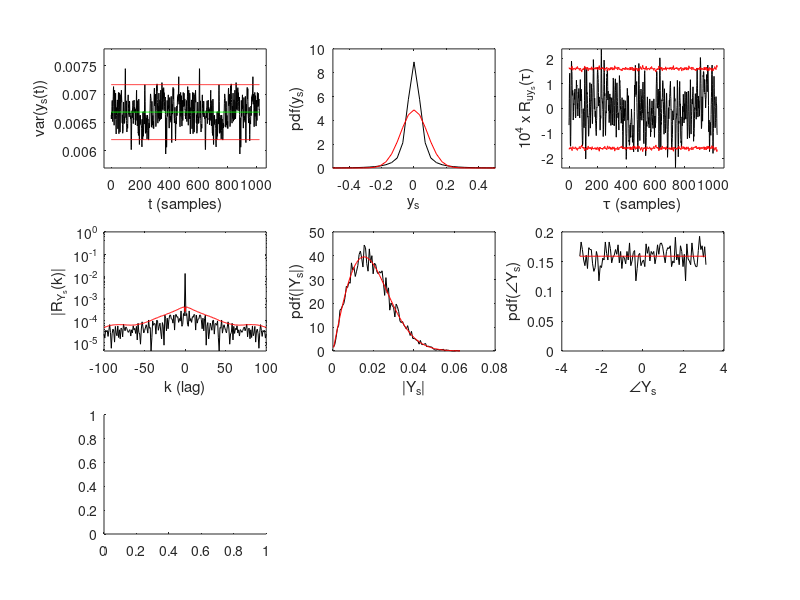

Recreate this plot in MATLAB. (Note: this script raises an error after producing the figure.)
% Chapter 5 Exercise 87.b and 87.c
% Exercise 87.b: Properties of output residuals - dynamic NL system
%          87.c: Predictive power of BLA - dynamic NL system
%
% Copyright: 
% Johan Schoukens, Rik Pintelon, and Yves Rolain 
% Vrije Universiteit Brussels, Pleinlaan 2, 1050 Brussels, Belgium
%
% 7 December 2010

%%%%%%%%%%%%%%%%%%%%%%%%%%%%%%%%%%%%%%%%%%%%%%%%%%%%%%%
%%%%%%%%%%%%%%%%%%%%%%%%%%%%%%%%%%%%%%%%%%%%%%%%%%%%%%%
%                                                    %% 
% Predictive power of the best linear approximation  %%
% of a generalised Wiener-Hammerstein system, where  %%
% u is an odd random phase multisine                 %%
%                                                    %%
%%%%%%%%%%%%%%%%%%%%%%%%%%%%%%%%%%%%%%%%%%%%%%%%%%%%%%%
%%%%%%%%%%%%%%%%%%%%%%%%%%%%%%%%%%%%%%%%%%%%%%%%%%%%%%%

close all;

% general settings
fs = 1;                                                 % sampling frequency
N = 512*2;                                              % number of data points in one period (multisine) or block (Gaussian noise)
M = 10000;                                              % number of realisations (multisine) or blocks (Gaussian noise)
Mvalid = 1000;                                          % number of realisations for the validation

% definition first LTI system
a1 = [1 -0.5 0.9];
b1 = 1;

% definition second LTI system
a2 = [1 -1.5 0.7];
b2 = [0 1 0.5];


%%%%%%%%%%%%%%%%%%%%%%%%%%%
% BLA using odd multisine %
%%%%%%%%%%%%%%%%%%%%%%%%%%%

% odd multisine
FreqIndex = [1:2:N/2-1].';                                              % multisine exciting all odd harmonics Nyquist not included
freq = FreqIndex/N;                                                     % excited frequencies
F = length(freq);                                                       % number of excited frequencies 
q = exp(-sqrt(-1)*2*pi*freq);                                           % z^-1

freq_all = ([0:1:N-1]/N).';                                             % frequencies over complete unit circle
q_all = exp(-sqrt(-1)*2*pi*freq_all);                                   % z^-1 over the complete unit circle

% first LTI system
G1 = polyval(fliplr(b1), q)./polyval(fliplr(a1), q);                    % FRF first LTI system

% second LTI system
G2 = polyval(fliplr(b2), q)./polyval(fliplr(a2), q);                    % FRF second LTI system
G2_all = polyval(fliplr(b2), q_all)./polyval(fliplr(a2), q_all);        % FRF second LTI system over complete unit circle

Gall = zeros(M, F);
Yall = zeros(M, N);
Uall = zeros(M, N);
Ysall = zeros(M, N);

% calculation FRF over the M random phase realisations multisine 
for ii=1:M
    home, ii
    U = zeros(N,1);
    U(FreqIndex+1) = exp(sqrt(-1)*2*pi*rand(size(freq)));               % random phase multisine with prescribed amplitude spectrum
    u = 2*real(ifft(U))*sqrt(N);
    U = fft(u)/sqrt(N);
    Uall(ii, :) = U.';
    
    % first LTI system
    X = zeros(N,1);
	X(FreqIndex+1) = U(FreqIndex+1).*G1;                                % steady state response at the excited frequencies
    x = 2*real(ifft(X))*sqrt(N);
    
	% static nonlinear system with even NL contribution
 	z = x + 0.01 * tanh(x) .* [x(end); x(1:end-1)].^2;                                           
    Z = fft(z)/sqrt(N);
        
	% second LTI system
    Y = zeros(N,1);
    Y = Z.*G2_all;                                                              % steady state response at the excited frequencies
    Yall(ii, :) = Y.';

    Gall(ii, :) = (Y(FreqIndex+1)./U(FreqIndex+1)).';                           % FRF of ii th realisation at the excited frequencies
end

stdu = sqrt(mean(u.^2));                                                        % rms value u(t)
Gbla = (mean(Gall, 1)).';                                                       % estimate best linear approximation (BLA)
clear Gall


%%%%%%%%%%%%%%%%%%%%%%%%%%%%%%%%%%%%%%%%%%%%%%%%%
% calculation stochastic nonlinear distortions  %
%%%%%%%%%%%%%%%%%%%%%%%%%%%%%%%%%%%%%%%%%%%%%%%%%

Ysall(:, 1:N/2+1) = Yall(:, 1:N/2+1);                                                                                       % at the non-excited lines Ys equals Y
Ysall(:, FreqIndex+1) = Yall(:, FreqIndex+1) - Uall(:, FreqIndex+1) .* repmat(Gbla.', [M, 1]);                              % at the excited lines Ys = Y - Gbla*U
varYS = mean(abs(Ysall(:, FreqIndex+1)).^2, 1);                                % variance YS(k) at the excited frequencies
ys_all = 2*real(ifft(Ysall, [], 2)) * sqrt(N);                                                                              % stochastic nonlinear distortions for all realisations
varys = std(ys_all, [], 1).^2;                                                  % variance ys(t) over the realisations
varys_std = std(varys);                                                         % standard deviation var(ys(t)) over time
varys_mean = mean(varys);                                                       % mean value var(ys(t)) over time

stdys = sqrt(varys_mean);                                                       % standard deviation
% fraction inside 95% interval
fracVarys = length(find(abs(varys-varys_mean) <= 2*varys_std))/length(varys)*100;

% pdf stochastic nonlinear distortions
[ee_pre, xx_pre] = hist(ys_all(:), sqrt(N*Mvalid)/10);                          % histogram of u(t)
pdf_res_bla = ee_pre/(sum(ee_pre)*(mean(diff(xx_pre))));                        % experimental pdf = histogram divided by its area
pdf_res_gauss = 1/sqrt(2*pi)/stdys*exp(-xx_pre.^2/(2*stdys^2));                 % gaussian pdf with same mean and variance


%%%%%%%%%%%%%%%%%%%%%%%%%%%%%%%%%%%%%%%%%%%%%%%%%%%
% Sample cross-correlation between the input u(t) %
% and residual ys(t):                             %
%                                                 %
%      1/N sum u(t) * ys(t-tau)                   %
%       t = 0:N-1                                 %
%                                                 %
% averaged over MM realisations.                  %
% Since u(t) and ys(t) are periodic signals the   %
% periodic cross-correlation is calculated via    %
% DTF's                                           %
%%%%%%%%%%%%%%%%%%%%%%%%%%%%%%%%%%%%%%%%%%%%%%%%%%%

MM = 1000;                                                                       % number of realisations taken to calculate Ruys
RR = zeros(MM, N);
for ii = 1:MM
   RR(ii, :) =  ifft(Uall(ii,:) .* conj(fft(ys_all(ii,:))))/sqrt(N);
end % ii
Ruys = mean(RR, 1);                                                              % mean value Ruys over the MM realisations
stdRuys = std(RR, [], 1)/sqrt(MM);                                               % standard deviation of the mean value
fracRuys = length(find((abs(Ruys) <= 2*stdRuys)))/length(Ruys)*100;              % fraction inside the 95% confidence interval


%%%%%%%%%%%%%%%%%%%%%%%%%%%%%%%%%%%%%%%%%%%%%
% Auto-correlation stochastic nonlinear     %
% distortions at the F excited frequencies: %
%                                           %
%    1/(F-k) sum Ys(l) * conj(Ys(l-k))      %
%           l = k:F                         %
%                                           %
% averaged over MM realisations.            %
%%%%%%%%%%%%%%%%%%%%%%%%%%%%%%%%%%%%%%%%%%%%%

Ysall = Ysall(:, FreqIndex+1);

% mean auto-correlation last MM realisations
MaxLag = 100;
MM = 1000;                                                                       
RR = zeros(MM, 2*MaxLag+1);
for  ii = 1:MM
    [RYs, Lags] = xcorr(Ysall(ii, :), MaxLag, 'unbiased');
    RR(ii, :) = RYs;
end % ii
RYs = mean(RR, 1);                                                              % mean value auto-correlation RYs
stdRYs = std(RR, [], 1)/sqrt(MM);                                               % standard deviation mean value
p = 0.95;                                                                       % 95% confidence level for circular complex normally distributed noise
ConfRYs_95 = sqrt(-log(1-p)) * stdRYs;

%%%%%%%%%%%%%%%%%%%%%%%%%%%%%%%%%%%%%%
% Probability density function Ys(k) %
% at one particular frequency        %
%%%%%%%%%%%%%%%%%%%%%%%%%%%%%%%%%%%%%%

The_k = floor(length(FreqIndex)/2);
[his_ampl, kk_ampl] = hist(abs(Ysall(:, The_k)), sqrt(M));                       % histogram of |Ys(k)|
pdf_ampl = his_ampl/(sum(his_ampl)*(mean(diff(kk_ampl))));                       % experimental pdf = histogram divided by its area
[his_phase, kk_phase] = hist(angle(Ysall(:, The_k)), sqrt(M));                   % histogram of angle(Ys(k))
pdf_phase = his_phase/(sum(his_phase)*(mean(diff(kk_phase))));                   % experimental pdf = histogram divided by its area
stdYsall = std(Ysall, [], 1);                                                    % standard deviation stochastic NL at the excited frequencies
stdYs_his = stdYsall(The_k);
pdf_ampl_Rayl = 2/stdYs_his^2*exp(-kk_ampl.^2/stdYs_his^2) .* kk_ampl;           % Rayleigh pdf with same second order moment
pdf_phase_unif = ones(size(kk_phase))/(2*pi);                                    % uniform pdf in [-pi, pi)


%%%%%%%%%%%%%%%%%%%%%%%%%%%%%%%%%%%%%%%%%%%%%%
% prediction output for the following inputs %
% multisines:                                %
% 1. random phase multisine                  %                  
% 2. Schroeder multisine                     %
% 3. zero phase multisine (= pulse signal)   %
%%%%%%%%%%%%%%%%%%%%%%%%%%%%%%%%%%%%%%%%%%%%%%

% random phase multisine
U = zeros(N,1);
U(FreqIndex+1) = exp(sqrt(-1)*2*pi*rand(size(FreqIndex)));                      % random phase multisine with prescribed amplitude spectrum
u = 2*real(ifft(U))*sqrt(N);
U = fft(u)/sqrt(N);
% first LTI system
X = zeros(N,1);
X(FreqIndex+1) = U(FreqIndex+1).*G1;                                            % steady state response at the excited frequencies
x = 2*real(ifft(X))*sqrt(N);
% static nonlinear system with even NL contribution
z = x + 0.01 * tanh(x) .* [x(end); x(1:end-1)].^2;                                           
Z = fft(z)/sqrt(N);
% second LTI system
Y = zeros(N,1);
Y = Z.*G2_all;                                                                  % steady state response at the excited frequencies
y = real(ifft(Y))*sqrt(N);
Ypred = zeros(size(Y));
Ypred(FreqIndex+1) = U(FreqIndex+1) .* Gbla;
ypred = 2*real(ifft(Ypred))*sqrt(N);
erms = sqrt(mean((y-ypred).^2));                                                % rms value prediction error

% Schroeder phase multisine
U = zeros(N,1);
U(FreqIndex+1) = exp(sqrt(-1)*pi*FreqIndex.*(FreqIndex-1)/(FreqIndex(end)));   % Schroeder phase multisine with prescribed amplitude spectrum
u = 2*real(ifft(U))*sqrt(N);
U = fft(u)/sqrt(N);
% first LTI system
X = zeros(N,1);
X(FreqIndex+1) = U(FreqIndex+1).*G1;                                            % steady state response at the excited frequencies
x = 2*real(ifft(X))*sqrt(N);
% static nonlinear system with even NL contribution
z = x + 0.01 * tanh(x) .* [x(end); x(1:end-1)].^2;                                           
Z = fft(z)/sqrt(N);
% second LTI system
Y = zeros(N,1);
Y = Z.*G2_all;                                                                  % steady state response at the excited frequencies
y_Schr = real(ifft(Y))*sqrt(N);
Ypred = zeros(size(Y));
Ypred(FreqIndex+1) = U(FreqIndex+1) .* Gbla;
ypred_Schr = 2*real(ifft(Ypred))*sqrt(N);
erms_Schr = sqrt(mean((y_Schr-ypred_Schr).^2));                                 % rms value prediction error

% zero phase multisine (= pulse)
U = zeros(N,1);
U(FreqIndex+1) = ones(size(FreqIndex));                                         % zero phase multisine with prescribed amplitude spectrum
u = 2*real(ifft(U))*sqrt(N);
U = fft(u)/sqrt(N);
% first LTI system
X = zeros(N,1);
X(FreqIndex+1) = U(FreqIndex+1).*G1;                                            % steady state response at the excited frequencies
x = 2*real(ifft(X))*sqrt(N);
% static nonlinear system with even NL contribution
z = x + 0.01 * tanh(x) .* [x(end); x(1:end-1)].^2;                                           
Z = fft(z)/sqrt(N);
% second LTI system
Y = zeros(N,1);
Y = Z.*G2_all;                                                                  % steady state response at the excited frequencies
y_pulse = real(ifft(Y))*sqrt(N);
Ypred = zeros(size(Y));
Ypred(FreqIndex+1) = U(FreqIndex+1) .* Gbla;
ypred_pulse = 2*real(ifft(Ypred))*sqrt(N);
erms_pulse = sqrt(mean((y_pulse-ypred_pulse).^2));                              % rms value prediction error


%%%%%%%%%%%%%%%%%%%%%%%%%%%%%%%%%%%%%%%%%%%%%%%%%%%%%%%%%
% variance YS(k) for smaller number of frequencies: N/2 %
%%%%%%%%%%%%%%%%%%%%%%%%%%%%%%%%%%%%%%%%%%%%%%%%%%%%%%%%%

NN = N/2;

% odd multisine
FreqIndex = [1:2:NN/2-1].';                                             % multisine exciting all odd harmonics Nyquist not included
freq_N2 = FreqIndex/NN;                                                 % excited frequencies
F = length(freq_N2);                                                    % number of excited frequencies 
q = exp(-sqrt(-1)*2*pi*freq_N2);                                        % z^-1

freq_all = ([0:1:NN-1]/NN).';                                           % frequencies over complete unit circle
q_all = exp(-sqrt(-1)*2*pi*freq_all);                                   % z^-1 over the complete unit circle

% first LTI system
G1 = polyval(fliplr(b1), q)./polyval(fliplr(a1), q);                    % FRF first LTI system

% second LTI system
G2 = polyval(fliplr(b2), q)./polyval(fliplr(a2), q);                    % FRF second LTI system
G2_all = polyval(fliplr(b2), q_all)./polyval(fliplr(a2), q_all);        % FRF second LTI system over complete unit circle

Gall = zeros(M, F);
Yall = zeros(M, NN);
Uall = zeros(M, NN);
Ysall = zeros(M, NN);

% calculation FRF over the M random phase realisations multisine 
for ii=1:M
    home, ii
    U = zeros(NN,1);
    U(FreqIndex+1) = exp(sqrt(-1)*2*pi*rand(size(freq_N2)));            % random phase multisine with prescribed amplitude spectrum
    u = 2*real(ifft(U))*sqrt(NN);
    U = fft(u)/sqrt(NN);
    Uall(ii, :) = U.';
    
    % first LTI system
    X = zeros(NN,1);
	X(FreqIndex+1) = U(FreqIndex+1).*G1;                                % steady state response at the excited frequencies
    x = 2*real(ifft(X))*sqrt(NN);
    
	% static nonlinear system with even NL contribution
 	z = x + 0.01 * tanh(x) .* [x(end); x(1:end-1)].^2;                                           
    Z = fft(z)/sqrt(NN);
        
	% second LTI system
    Y = zeros(NN,1);
    Y = Z.*G2_all;                                                              % steady state response at the excited frequencies
    Yall(ii, :) = Y.';

    Gall(ii, :) = (Y(FreqIndex+1)./U(FreqIndex+1)).';                           % FRF of ii th realisation at the excited frequencies
end

stdu = sqrt(mean(u.^2));                                                        % rms value u(t)
Gbla = (mean(Gall, 1)).';                                                       % estimate best linear approximation (BLA)
clear Gall

% calculation stochastic nonlinear distortions  %

Ysall(:, 1:NN/2+1) = Yall(:, 1:NN/2+1);                                                                                       % at the non-excited lines Ys equals Y
Ysall(:, FreqIndex+1) = Yall(:, FreqIndex+1) - Uall(:, FreqIndex+1) .* repmat(Gbla.', [M, 1]);                              % at the excited lines Ys = Y - Gbla*U
varYS_N2 = mean(abs(Ysall(:, FreqIndex+1)).^2, 1);                                % variance YS(k) at the excited frequencies


%%%%%%%%%%%%%%%%%%%%%%%%%%%%%%%%%%%%%%%%%%%%%%%%%%%%%%%%%
% variance YS(k) for smaller number of frequencies: N/4 %
%%%%%%%%%%%%%%%%%%%%%%%%%%%%%%%%%%%%%%%%%%%%%%%%%%%%%%%%%

NN = N/4;

% odd multisine
FreqIndex = [1:2:NN/2-1].';                                              % multisine exciting all odd harmonics Nyquist not included
freq_N4 = FreqIndex/NN;                                                  % excited frequencies
F = length(freq_N4);                                                     % number of excited frequencies 
q = exp(-sqrt(-1)*2*pi*freq_N4);                                         % z^-1

freq_all = ([0:1:NN-1]/NN).';                                            % frequencies over complete unit circle
q_all = exp(-sqrt(-1)*2*pi*freq_all);                                    % z^-1 over the complete unit circle

% first LTI system
G1 = polyval(fliplr(b1), q)./polyval(fliplr(a1), q);                    % FRF first LTI system

% second LTI system
G2 = polyval(fliplr(b2), q)./polyval(fliplr(a2), q);                    % FRF second LTI system
G2_all = polyval(fliplr(b2), q_all)./polyval(fliplr(a2), q_all);        % FRF second LTI system over complete unit circle

Gall = zeros(M, F);
Yall = zeros(M, NN);
Uall = zeros(M, NN);
Ysall = zeros(M, NN);

% calculation FRF over the M random phase realisations multisine 
for ii=1:M
    home, ii
    U = zeros(NN,1);
    U(FreqIndex+1) = exp(sqrt(-1)*2*pi*rand(size(freq_N4)));            % random phase multisine with prescribed amplitude spectrum
    u = 2*real(ifft(U))*sqrt(NN);
    U = fft(u)/sqrt(NN);
    Uall(ii, :) = U.';
    
    % first LTI system
    X = zeros(NN,1);
	X(FreqIndex+1) = U(FreqIndex+1).*G1;                                % steady state response at the excited frequencies
    x = 2*real(ifft(X))*sqrt(NN);
    
	% static nonlinear system with even NL contribution
 	z = x + 0.01 * tanh(x) .* [x(end); x(1:end-1)].^2;                                           
    Z = fft(z)/sqrt(NN);
        
	% second LTI system
    Y = zeros(NN,1);
    Y = Z.*G2_all;                                                              % steady state response at the excited frequencies
    Yall(ii, :) = Y.';

    Gall(ii, :) = (Y(FreqIndex+1)./U(FreqIndex+1)).';                           % FRF of ii th realisation at the excited frequencies
end

stdu = sqrt(mean(u.^2));                                                        % rms value u(t)
Gbla = (mean(Gall, 1)).';                                                       % estimate best linear approximation (BLA)
clear Gall

% calculation stochastic nonlinear distortions  %

Ysall(:, 1:NN/2+1) = Yall(:, 1:NN/2+1);                                                                                       % at the non-excited lines Ys equals Y
Ysall(:, FreqIndex+1) = Yall(:, FreqIndex+1) - Uall(:, FreqIndex+1) .* repmat(Gbla.', [M, 1]);                              % at the excited lines Ys = Y - Gbla*U
varYS_N4 = mean(abs(Ysall(:, FreqIndex+1)).^2, 1);                                % variance YS(k) at the excited frequencies


%%%%%%%%%%%%%%%%%%%%%%%%%%%%%%%%%%%%%%%%%%%%%%%%%%%%%%
% show the fractions and rms values prediction error %
%%%%%%%%%%%%%%%%%%%%%%%%%%%%%%%%%%%%%%%%%%%%%%%%%%%%%%

fracVarys
fracRuys

erms
erms_Schr
erms_pulse


%%%%%%%%%%%%%%%%%%%%
% Plot the figures %
%%%%%%%%%%%%%%%%%%%%

figure(1)
set(gcf, 'Position',[150 300 1000 500])              % larger window for plotting

subplot(331);
Samples = [0:N-1].';
plot(Samples, varys, 'k', Samples, ones(size(varys.'))*varys_mean, 'g', Samples, ones(size(varys.'))*(varys_mean+2*varys_std), 'r', ...
     Samples, ones(size(varys.'))*(varys_mean-2*varys_std), 'r');
axis([-50, 1070, 5.7e-3, 7.8e-3])
xlabel('t (samples)')
ylabel('var(y_s(t))')

subplot(332)
plot(xx_pre, pdf_res_bla, 'k', xx_pre, pdf_res_gauss, 'r')
axis([-0.5, 0.5, 0, 10])
xlabel('y_s')
ylabel('pdf(y_s)')

subplot(333)
plot(Samples, 1e4*Ruys, 'k', Samples, 1e4*2*stdRuys, 'r', Samples, -1e4*2*stdRuys, 'r')
axis([-50, 1070, -2.4, 2.4])
xlabel('\tau (samples)')
ylabel('10^4 x R_{uy_s}(\tau)')

subplot(334)
semilogy(Lags, abs(RYs), 'k', Lags, ConfRYs_95, 'r');
axis([-100, 100, 0, 1])
xlabel('k (lag)')
ylabel('|R_{Y_s}(k)|')
 
subplot(335)
plot(kk_ampl, pdf_ampl, 'k', kk_ampl, pdf_ampl_Rayl, 'r');
axis([0, 0.08, 0, 50])
xlabel('|Y_s|')
ylabel('pdf(|Y_s|)')
 
subplot(336)
plot(kk_phase, pdf_phase, 'k', kk_phase, pdf_phase_unif, 'r');
axis([-4, 4, 0, 0.2])
xlabel('\angleY_s')
ylabel('pdf(\angleY_s)')
 
subplot(337)
plot(freq_N4, db(varYS_N4)/2, 'k')
axis([0, 0.5, -50, 0])
xlabel('f/f_s')
ylabel('var(Y_S) (dB)')
 
subplot(338)
plot(freq_N2, db(varYS_N2)/2, 'k')
axis([0, 0.5, -50, 0])
xlabel('f/f_s')
ylabel('var(Y_S) (dB)')
 
subplot(339)
plot(freq, db(varYS)/2, 'k')
axis([0, 0.5, -50, 0])
xlabel('f/f_s')
ylabel('var(Y_S) (dB)')

zoom on;
shg

figure(2)
set(gcf, 'Position',[150 300 1000 500])              % larger window for plotting

% prediction random phase multisine
subplot(231)
plot(Samples, y, 'k', Samples, ypred, 'g', Samples, y-ypred,'r');
axis([-50, 1070, -12, 12])
xlabel('t (samples)')
ylabel('y(t)')
title('Random phase')

% prediction Schroeder phase multisine
subplot(232)
plot(Samples, y_Schr, 'k', Samples, ypred_Schr, 'g', Samples, y_Schr-ypred_Schr,'r');
axis([-50, 1070, -12, 12])
xlabel('t (samples)')
ylabel('y(t)')
title('Schroeder phase')

% prediction zero phase multisine (= pulse)
subplot(233)
plot(Samples, y_pulse, 'k', Samples, ypred_pulse, 'g', Samples, y_pulse-ypred_pulse,'r');
axis([-50, 1070, -50, 50])
xlabel('t (samples)')
ylabel('y(t)')
title('Zero phase')

% prediction random phase multisine
subplot(234)
plot(Samples, y-ypred,'r');
axis([-50, 1070, -1, 1])
xlabel('t (samples)')
ylabel('y(t)')

% prediction Schroeder phase multisine
subplot(235)
plot(Samples, y_Schr-ypred_Schr,'r');
axis([-50, 1070, -1, 1])
xlabel('t (samples)')
ylabel('y(t)')

% prediction zero phase multisine (= pulse)
subplot(236)
plot(Samples, y_pulse-ypred_pulse,'r');
axis([-50, 1070, -5, 5])
xlabel('t (samples)')
ylabel('y(t)')

zoom on
shg
